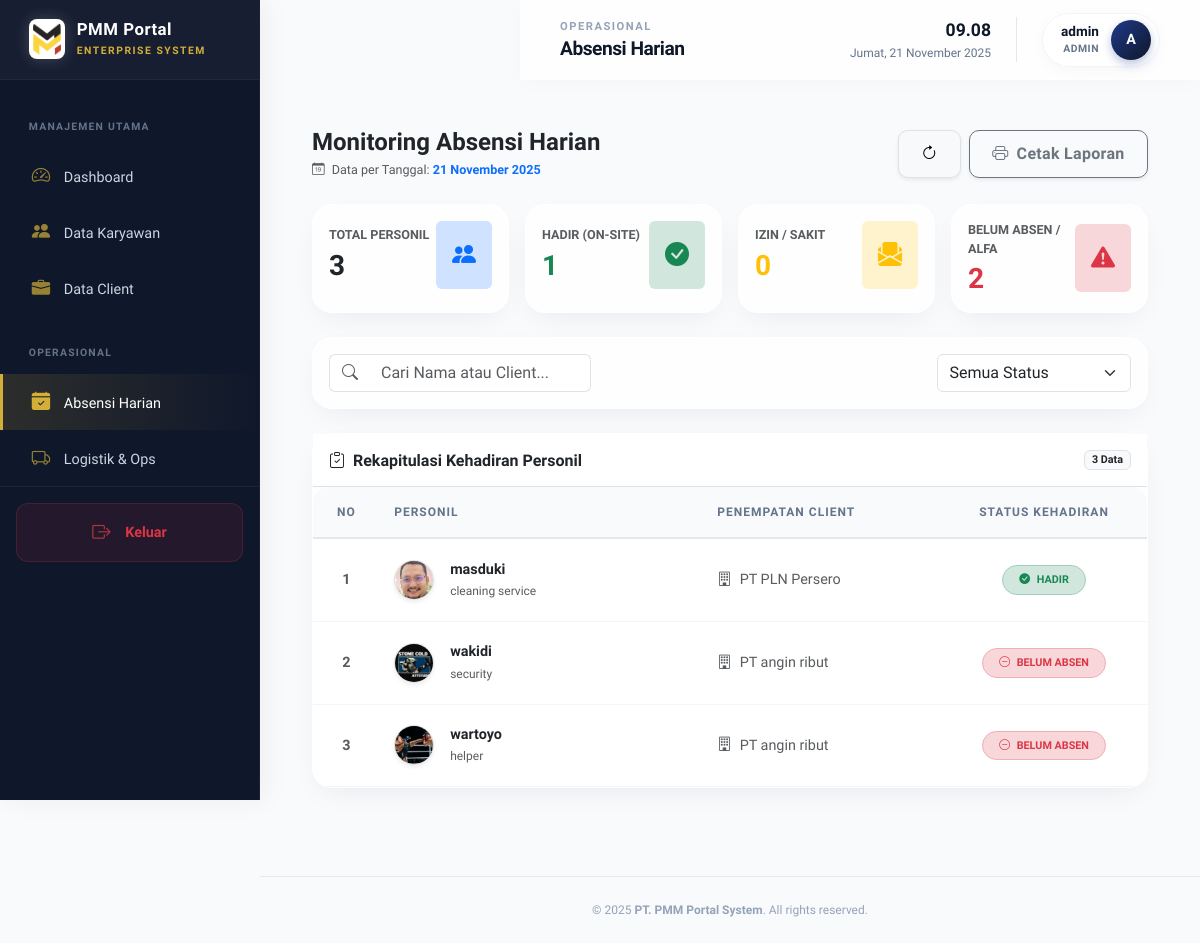
Page /hr/attendance (signed in) on the committed database.
### app/models.py (models this page shows, shortened)
class User(UserMixin, db.Model):
    __tablename__ = "users"
    id = db.Column(db.Integer, primary_key=True)
    username = db.Column(db.String(100), unique=True, nullable=False)
    password_hash = db.Column(db.String(200), nullable=False)
    role = db.Column(db.String(50), nullable=False)
    created_at = db.Column(db.DateTime, default=datetime.utcnow)
    active = db.Column(db.Boolean, default=True)
    client_account = db.relationship("Client", back_populates="user", uselist=False)

class Employee(db.Model):
    __tablename__ = "employees"
    id = db.Column(db.Integer, primary_key=True)
    name = db.Column(db.String(150), nullable=False)
    position = db.Column(db.String(100))
    job_type = db.Column(db.String(50))
    join_date = db.Column(db.Date, default=date.today)
    end_date = db.Column(db.Date, nullable=True)
    status = db.Column(db.String(20), default="aktif")
    client_id = db.Column(db.Integer, db.ForeignKey("clients.id"))
    photo = db.Column(db.String(255), default="default_user.png")
    user_id = db.Column(db.Integer, db.ForeignKey("users.id"))
    user = db.relationship("User", backref="employee_account", uselist=False)
    assignments = db.relationship("Assignment", backref="employee", lazy=True, cascade="all, delete-orphan")
    attendance_records = db.relationship("Attendance", backref="employee", lazy=True, cascade="all, delete-orphan")
    personal_detail = db.relationship("EmployeePersonalDetail", backref="employee", uselist=False, cascade="all, delete-orphan")
    documents = db.relationship("EmployeeDocument", backref="employee", lazy=True, cascade="all, delete-orphan")
    activity_log = db.relationship("ActivityLog", backref="employee", lazy=True, cascade="all, delete-orphan")

class Client(db.Model):
    __tablename__ = "clients"
    id = db.Column(db.Integer, primary_key=True)
    name = db.Column(db.String(150), nullable=False)
    address = db.Column(db.String(255))
    contact_person = db.Column(db.String(100))
    phone = db.Column(db.String(50))
    user_id = db.Column(db.Integer, db.ForeignKey("users.id"), unique=True)
    user = db.relationship("User", back_populates="client_account")
    contracts = db.relationship("Contract", backref="client", lazy=True, cascade="all, delete-orphan")
    employees = db.relationship("Employee", backref="client", lazy=True) # Karyawan tidak dihapus, hanya client_id jadi NULL (default)
    assignments = db.relationship("Assignment", backref="client", lazy=True, cascade="all, delete-orphan")

### app/hr/routes.py (the view)
@hr_bp.route('/attendance')
@login_required
@role_required('admin', 'hr')
def attendance_dashboard():
    today = date.today()
    employees = Employee.query.join(Client).add_entity(Client).filter(Employee.status == 'aktif').all()
    attendance_today = {
        a.employee_id: a for a in Attendance.query.filter_by(date=today).all()
    }
    total_employee = len(employees)
    hadir = len([a for a in attendance_today.values() if a.status == 'hadir'])
    sakit = len([a for a in attendance_today.values() if a.status == 'sakit'])
    izin = len([a for a in attendance_today.values() if a.status == 'izin'])
    alfa = total_employee - (hadir + sakit + izin)
    return render_template(
        'hr/attendance_dashboard.html',
        today=today,
        total_employee=total_employee,
        hadir=hadir,
        sakit=sakit,
        izin=izin,
        alfa=alfa,
        employees=employees,
        attendance_today=attendance_today
    )

### app/templates/hr/attendance_dashboard.html (shortened to what this page needs)
{% extends 'base.html' %}
{% block content %}
<div class="container-fluid mt-2 mb-5 font-corp">
  <div class="d-flex flex-column flex-md-row justify-content-between align-items-md-center mb-4">
    <div>
      <h4 class="fw-bold text-dark mb-1">Monitoring Absensi Harian</h4>
      <p class="text-muted small mb-0">
        <i class="bi bi-calendar-date me-1"></i>
        Data per Tanggal: <span class="fw-bold text-primary">{{ today.strftime('%d %B %Y') }}</span>
      </p>
    </div>
    <div class="d-flex gap-2 mt-3 mt-md-0">
      <button onclick="window.location.reload();" class="btn btn-light border shadow-sm" title="Refresh Data">
        <i class="bi bi-arrow-clockwise"></i>
      </button>
      <button onclick="window.print()" class="btn btn-outline-secondary shadow-sm">
        <i class="bi bi-printer me-2"></i>Cetak Laporan
      </button>
    </div>
  </div>
  <div class="row g-3 mb-4">
    <div class="col-md-6 col-xl-3">
      <div class="card card-corp border-top-primary p-3 h-100">
        <div class="d-flex justify-content-between align-items-center">
          <div>
            <div class="text-muted small text-uppercase fw-bold mb-1">Total Personil</div>
            <h3 class="fw-bold text-dark mb-0">{{ total_employee }}</h3>
          </div>
          <div class="bg-primary-subtle text-primary rounded p-3">
            <i class="bi bi-people-fill fs-4"></i>
          </div>
        </div>
      </div>
    </div>
    <div class="col-md-6 col-xl-3">
      <div class="card card-corp border-top-success p-3 h-100">
        <div class="d-flex justify-content-between align-items-center">
          <div>
            <div class="text-muted small text-uppercase fw-bold mb-1">Hadir (On-Site)</div>
            <h3 class="fw-bold text-success mb-0">{{ hadir }}</h3>
          </div>
          <div class="bg-success-subtle text-success rounded p-3">
            <i class="bi bi-check-circle-fill fs-4"></i>
          </div>
        </div>
      </div>
    </div>
    <div class="col-md-6 col-xl-3">
      <div class="card card-corp border-top-warning p-3 h-100">
        <div class="d-flex justify-content-between align-items-center">
          <div>
            <div class="text-muted small text-uppercase fw-bold mb-1">Izin / Sakit</div>
            <h3 class="fw-bold text-warning mb-0">{{ izin + sakit }}</h3>
          </div>
          <div class="bg-warning-subtle text-warning rounded p-3">
            <i class="bi bi-envelope-paper-fill fs-4"></i>
          </div>
        </div>
      </div>
    </div>
    <div class="col-md-6 col-xl-3">
      <div class="card card-corp border-top-danger p-3 h-100">
        <div class="d-flex justify-content-between align-items-center">
          <div>
            <div class="text-muted small text-uppercase fw-bold mb-1">Belum Absen / Alfa</div>
            <h3 class="fw-bold text-danger mb-0">{{ alfa }}</h3>
          </div>
          <div class="bg-danger-subtle text-danger rounded p-3">
            <i class="bi bi-exclamation-triangle-fill fs-4"></i>
          </div>
        </div>
      </div>
    </div>
  </div>
  <div class="card card-corp border-0 bg-light mb-4 shadow-sm no-print">
    <div class="card-body p-3">
      <div class="row g-2">
        <div class="col-md-4">
          <div class="input-group">
            <span class="input-group-text bg-white border-end-0"><i class="bi bi-search text-muted"></i></span>
            <input type="text" id="searchBox" class="form-control border-start-0" placeholder="Cari Nama atau Client...">
          </div>
        </div>
        <div class="col-md-3 ms-auto">
          <select id="statusFilter" class="form-select">
            <option value="all">Semua Status</option>
          </select>
        </div>
      </div>
    </div>
  </div>
  <div class="card card-corp border-top-primary shadow-sm">
    <div class="card-header-corp bg-white p-3 border-bottom d-flex justify-content-between align-items-center">
       <h6 class="m-0 fw-bold text-dark"><i class="bi bi-clipboard-check me-2"></i>Rekapitulasi Kehadiran Personil</h6>
       <span class="badge bg-light text-dark border">{{ employees|length }} Data</span>
    </div>
    <div class="table-responsive">
      <table class="table table-hover align-middle mb-0" id="attendanceTable">
        <thead class="bg-light text-secondary small text-uppercase">
          <tr>
            <th class="ps-4 py-3" style="width: 5%;">No</th>
            <th class="py-3" style="width: 40%;">Personil</th>
            <th class="py-3" style="width: 30%;">Penempatan Client</th>
            <th class="py-3 text-center" style="width: 25%;">Status Kehadiran</th>
          </tr>
        </thead>
        <tbody class="border-top-0">
          {% for emp, client in employees %}
            {% set record = attendance_today.get(emp.id) %}
            {% set status_str = 'Alfa' %}
            {% if record %}
              {% if record.status == 'hadir' %} {% set status_str = 'Hadir' %}
              {% elif record.status in ['izin', 'sakit'] %} {% set status_str = 'Izin' %}
              {% endif %}
            {% endif %}
            <tr class="data-row" data-status="{{ status_str }}">
              <td class="ps-4 text-center fw-bold text-muted">{{ loop.index }}</td>
              <td>
                <div class="d-flex align-items-center">
                  <img src="{{ url_for('static', filename='uploads/' ~ (emp.photo or 'default_user.png')) }}"
                       class="rounded-circle border me-3 shadow-sm"
                       width="40" height="40" style="object-fit: cover;"
                       onerror="this.src='{{ url_for('static', filename='img/default_user.png') }}'">
                  <div>
                    <div class="fw-bold text-dark emp-name">{{ emp.name }}</div>
                    <small class="text-muted" style="font-size: 0.75rem;">{{ emp.position or 'Staff' }}</small>
                  </div>
                </div>
              </td>
              <td>
                <div class="d-flex align-items-center text-muted client-name">
                  <i class="bi bi-building me-2"></i> {{ client.name }}
                </div>
              </td>
              <td class="text-center">
                {% if record %}
                  {% if record.status == 'hadir' %}
                    <span class="badge bg-success-subtle text-success border border-success-subtle rounded-pill px-3 py-2">
                      <i class="bi bi-check-circle-fill me-1"></i> HADIR
                    </span>
                  {% elif record.status == 'izin' %}
                    <span class="badge bg-primary-subtle text-primary border border-primary-subtle rounded-pill px-3 py-2">
                      <i class="bi bi-envelope-fill me-1"></i> IZIN
                    </span>
                  {% elif record.status == 'sakit' %}
                    <span class="badge bg-warning-subtle text-warning border border-warning-subtle rounded-pill px-3 py-2">
                      <i class="bi bi-bandaid-fill me-1"></i> SAKIT
                    </span>
                  {% else %}
                    <span class="badge bg-danger-subtle text-danger border border-danger-subtle rounded-pill px-3 py-2">
                      <i class="bi bi-x-circle-fill me-1"></i> ALFA
                    </span>
                  {% endif %}
                {% else %}
                  <span class="badge bg-danger-subtle text-danger border border-danger-subtle rounded-pill px-3 py-2">
                    <i class="bi bi-dash-circle me-1"></i> BELUM ABSEN
                  </span>
                {% endif %}
              </td>
            </tr>
          {% endfor %}
        </tbody>
      </table>
    </div>
  </div>
</div>
{% endblock %}

### app/templates/base.html (shortened to what this page needs)
<!DOCTYPE html>
<html lang="id">
<head>
  <link href="https://cdn.jsdelivr.net/npm/bootstrap@5.3.3/dist/css/bootstrap.min.css" rel="stylesheet" />
  <link href="https://cdn.jsdelivr.net/npm/bootstrap-icons@1.11.3/font/bootstrap-icons.css" rel="stylesheet" />
  <link rel="stylesheet" href="{{ url_for('static', filename='css/luxury.css') }}">
</head>
<body>
  <aside class="sidebar" id="sidebar">
    <div class="sidebar-header">
      <a href="{{ url_for('hr.hr_dashboard') if current_user.role in ['admin', 'hr'] else '#' }}" class="brand-logo">
        <img src="{{ url_for('static', filename='uploads/logo login.png') }}" alt="PMM Logo" />
        <div class="brand-text">
          <h5>PMM Portal</h5>
          <small>Enterprise System</small>
        </div>
      </a>
    </div>
    <div class="sidebar-content" style="flex: 1; overflow-y: auto; padding-top: 10px;">
      <nav class="nav flex-column">
        {% if current_user.is_authenticated %}
          {% if current_user.role in ['admin', 'hr'] %}
            <div class="nav-section">Manajemen Utama</div>
            <a class="nav-link {% if request.path.startswith('/hr/dashboard') %}active{% endif %}" href="{{ url_for('hr.hr_dashboard') }}">
              <i class="bi bi-speedometer2"></i> Dashboard
            </a>
            <a class="nav-link {% if request.path.startswith('/hr/employees') %}active{% endif %}" href="{{ url_for('hr.manage_employees') }}">
              <i class="bi bi-people-fill"></i> Data Karyawan
            </a>
            <a class="nav-link {% if request.path.startswith('/hr/clients') %}active{% endif %}" href="{{ url_for('hr.manage_clients') }}">
              <i class="bi bi-briefcase-fill"></i> Data Client
            </a>
            <div class="nav-section">Operasional</div>
            <a class="nav-link {% if request.path.startswith('/hr/attendance') %}active{% endif %}" href="{{ url_for('hr.attendance_dashboard') }}">
              <i class="bi bi-calendar-check-fill"></i> Absensi Harian
            </a>
            <a class="nav-link {% if request.path.startswith('/hr/operation') %}active{% endif %}" href="{{ url_for('hr.operation_dashboard') }}">
              <i class="bi bi-truck"></i> Logistik & Ops
            </a>
          {% elif current_user.role == 'employee' %}
            <div class="nav-section">Karyawan</div>
            <a class="nav-link {% if request.path.startswith('/employee/dashboard') %}active{% endif %}" href="{{ url_for('employee.dashboard_employee') }}">
              <i class="bi bi-person-workspace"></i> Portal Saya
            </a>
          {% elif current_user.role == 'client' %}
            <div class="nav-section">Mitra</div>
            <a class="nav-link {% if request.path.startswith('/client/dashboard') %}active{% endif %}" href="{{ url_for('client.dashboard_client') }}">
              <i class="bi bi-graph-up-arrow"></i> Monitoring
            </a>
          {% endif %}
        {% endif %}
      </nav>
    </div>
    <div class="mt-auto p-3" style="border-top: 1px solid rgba(255,255,255,0.05);">
      {% if current_user.is_authenticated %}
      <a href="{{ url_for('auth.logout') }}" class="nav-link text-danger fw-bold d-flex align-items-center justify-content-center" style="background: rgba(220, 53, 69, 0.1); border-radius: 12px; border: 1px solid rgba(220, 53, 69, 0.2);">
        <i class="bi bi-box-arrow-right me-2" style="color: #ef4444;"></i> Keluar
      </a>
      {% endif %}
    </div>
  </aside>
  <div class="main-content">
    <header class="top-navbar">
      <div class="d-flex align-items-center gap-3">
        <div class="page-title-wrapper">
          <span class="page-subtitle">PMM Enterprise</span>
          <h4 class="page-title-main" id="dynamicPageTitle">Dashboard</h4>
        </div>
      </div>
      <div class="d-flex align-items-center">
        <div class="datetime-box d-none d-md-block">
          <div class="live-clock" id="liveClock">00:00</div>
          <div class="live-date" id="currentDate">...</div>
        </div>
        {% if current_user.is_authenticated %}
        <div class="user-pill">
          <div class="user-info d-none d-md-block">
             <span class="user-name">{{ current_user.username }}</span>
             <span class="user-role">{{ current_user.role }}</span>
          </div>
          <div class="avatar-circle">
             {{ current_user.username[0]|upper if current_user.username else 'U' }}
          </div>
        </div>
        {% endif %}
      </div>
    </header>
    <div class="content-body">
      {% block content %}{% endblock %}
    </div>
    <footer style="background: transparent; padding: 1.5rem 2.5rem; text-align: center; font-size: 0.75rem; color: #94a3b8; border-top: 1px solid #e2e8f0; margin-top: auto;">
      <span>&copy; {{ current_year or 2025 }} <strong>PT. PMM Portal System</strong>. All rights reserved.</span>
    </footer>
  </div>
</body>
</html>

### rows in the picture
User: username "admin", role "ADMIN", username "A"
Employee: photo (picture), name "masduki", position "cleaning service", name "PT PLN Persero", shows "HADIR"
Employee: photo (picture), name "wakidi", position "security", name "PT angin ribut", shows "BELUM ABSEN"
Employee: photo (picture), name "wartoyo", position "helper", name "PT angin ribut", shows "BELUM ABSEN"

### other values in the picture
{{ total_employee }} "3"
{{ hadir }} "1"
{{ izin + sakit }} "0"
{{ alfa }} "2"
{{ employees|length }} "3"
{{ current_year or 2025 }} "2025"
